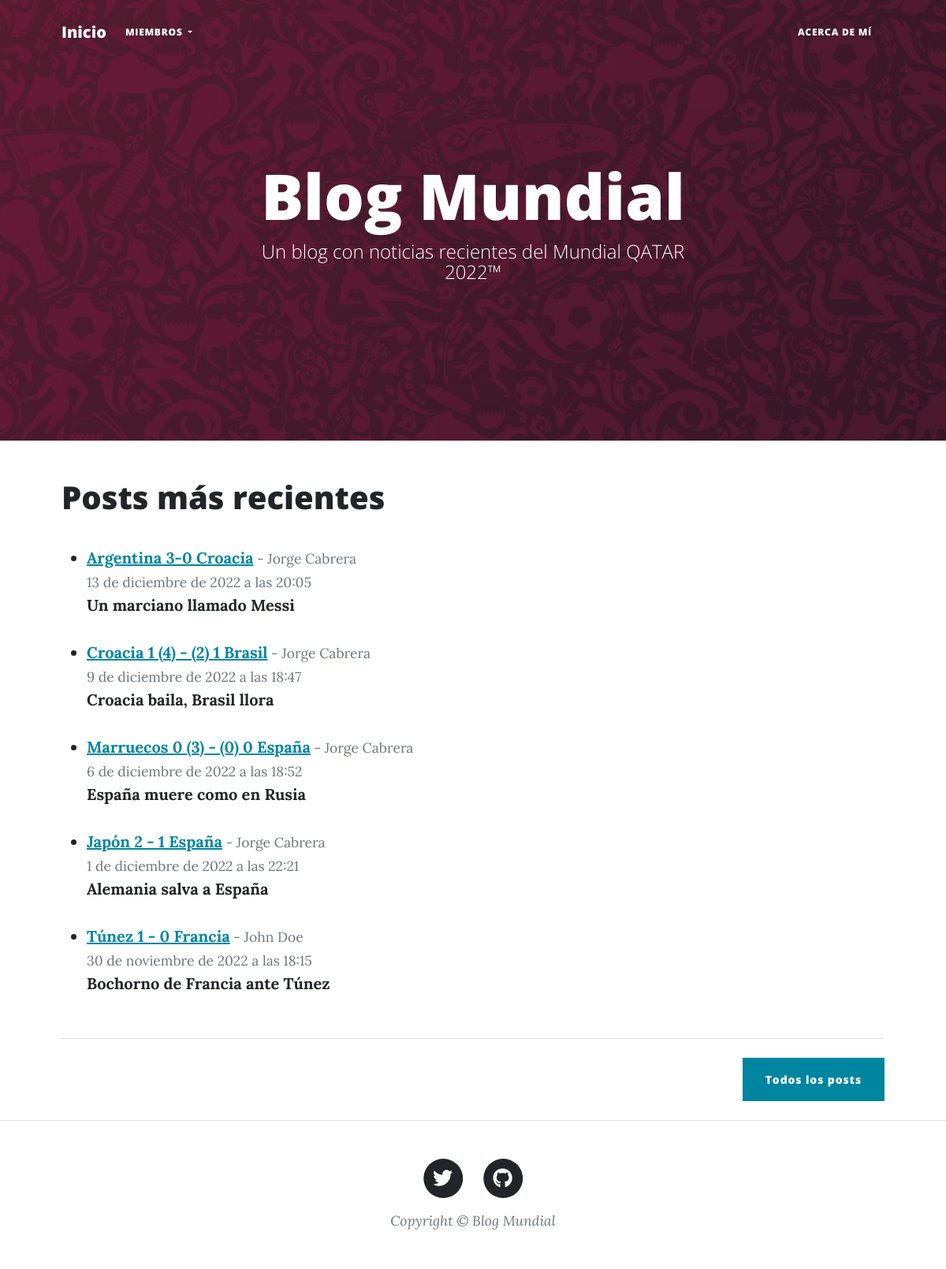
The page / on the database its author committed.
### Blog/models.py (models this page shows, shortened)
class Post(models.Model):
    titulo = models.CharField(max_length=255)
    subtitulo = models.CharField(max_length=255)
    autor = models.ForeignKey(User, on_delete=models.CASCADE)
    header = models.ImageField(null=True, blank=True, upload_to='images/')
    cuerpo = RichTextField(null=True, blank=True)
    fecha = models.DateTimeField(default=datetime.now())
    likes = models.ManyToManyField(User, related_name='blog_posts', blank=True)

### Blog/views.py (the view)
# urls.py: path('', HomeView.as_view(), name='home'),
class HomeView(ListView):
    model = Post
    template_name = 'home.html'
    ordering = ['-fecha']

### Blog/templates/home.html (shortened to what this page needs)
{% extends 'index.html' %}
{% block posts %}
<h1>
    Posts más recientes
</h1>
<br>
<ul>
    {% for post in object_list|slice:":5" %}
    <li>
            <a href="{% url 'post_details' post.pk %}" class="link-primary"><u><strong>{{post.titulo}}</strong></u></a><small class="text-muted"> - {{post.autor.first_name}} {{post.autor.last_name}}
            <br>
            {{post.fecha}}
            </small>
            <br/>
            <strong>
                {{post.subtitulo}}
            </strong>
            <br/><br/>
        </li>
    {% endfor %}
</ul>
{% endblock posts %}

### rows shown on the page
Post: titulo "Argentina 3-0 Croacia", autor.first_name "Jorge", autor.last_name "Cabrera", fecha "13 de diciembre de 2022 a las 20:05", subtitulo "Un marciano llamado Messi"
Post: titulo "Croacia 1 (4) - (2) 1 Brasil", autor.first_name "Jorge", autor.last_name "Cabrera", fecha "9 de diciembre de 2022 a las 18:47", subtitulo "Croacia baila, Brasil llora"
Post: titulo "Marruecos 0 (3) - (0) 0 España", autor.first_name "Jorge", autor.last_name "Cabrera", fecha "6 de diciembre de 2022 a las 18:52", subtitulo "España muere como en Rusia"
Post: titulo "Japón 2 - 1 España", autor.first_name "Jorge", autor.last_name "Cabrera", fecha "1 de diciembre de 2022 a las 22:21", subtitulo "Alemania salva a España"
Post: titulo "Túnez 1 - 0 Francia", autor.first_name "John", autor.last_name "Doe", fecha "30 de noviembre de 2022 a las 18:15", subtitulo "Bochorno de Francia ante Túnez"
